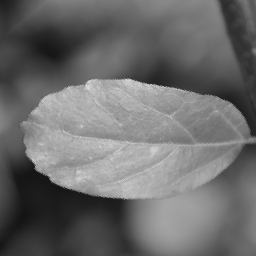
#> input picture Images/leaf.png, 256 x 256 px
$ python main.py   (older library calls are emulated)
#> lines starting #> are read from the running program, lines starting #| are printed output that depends on the picture
### dip_tools.py
import numpy as np


# [38 lines left out: functions mean, variance, not called in this run]


# window size 3x3 == 0, 5x5 == 1, 7x7 == 2.
def variance_filter(image, ksize=0, dof=0):
    # Copy image to new variables
    buff = image.copy()
    temp = image.copy()

    # padding zero in extremes
    buff = (np.pad(buff, pad_width=1, mode='constant', constant_values=0))

    #  Get the dimensions of a
    (height, width) = image.shape

    # go through the matrix and change the pixel value for variance of its 3x3 neighborhood
    for j in range(height):
        for i in range(width):
            if j - 1 - ksize > 0 and j + 1 + ksize < height and i - 1 - ksize > 0 and i + 1 + ksize < width:
                temp[j][i] = np.var(buff[j - 1 - ksize:j + 2 + ksize, i - 1 - ksize:i + 2 + ksize], ddof=dof)

    return temp


# [18 lines left out: function std_dev_filter, not called in this run]


'''x = np.array([[1, 2, 3, 4],
              [5, 6, 7, 8],
              [9, 10, 11, 12],
              [13, 14, 15, 16],
              [17, 18, 19, 20]])

print(mean(x), variance(x))
print(np.var(x), np.var(x, ddof=1))

print(variance_filter(x, dof=2))'''

### main.py
import cv2
import matplotlib.pyplot as plt
import dip_tools

# Direction path and name of the picture file.
DIR = 'Images/'

Image = 'leaf.png'  # leaf 256 x 255
# Image = 'bacteria.jpg'  # bacteria 1836 x 3264

# Load image
# Load image
im = cv2.imread(DIR + Image, 0)
#> im is the input picture: shape (256, 256); min 19, max 219, mean 107.2

# Get the shape of the picture
(Height, Width) = im.shape[:2]
#> Height = 256; Width = 256

# Work with variance and standard deviation filters

# im_filtered = dip_tools.std_dev_filter(im)
im_filtered = dip_tools.variance_filter(im, dof=1)
#> in variance_filter, `buff = (np.pad(buff, pad_width=1, mode='constant', constant_values=0))`:
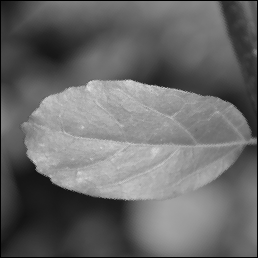
#> buff: shape (258, 258); min 0, max 219, mean 105.5
#> after the loop in variance_filter, `for j in range(height):`:
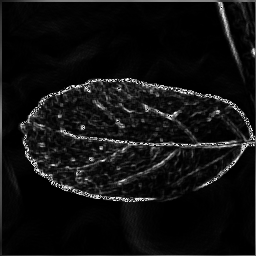
#> temp: shape (256, 256); min 0, max 255, mean 17.2

# [14 lines of commented-out code are left out]
plt.figure(1)
plt.imshow(im, cmap='gray')
plt.show()

# Display filtered picture
plt.figure(2)
plt.imshow(im_filtered, cmap='gray')
plt.show()

# Save picture filtered
cv2.imwrite('Images_Results/variance/' + 'leaf_var_filtered_3x3_ddof_1.png', im_filtered)
